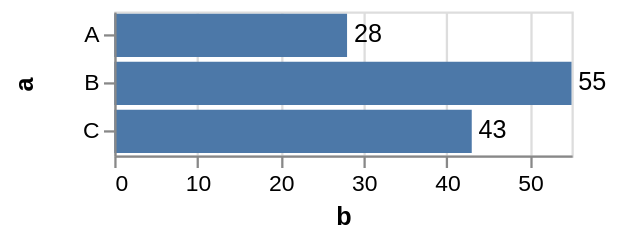

Vega-Lite specification for this chart:
### Vega specification from a JSON file in a GitHub repository (floating-point values rounded to 4 significant figures)
{"$schema": "https://vega.github.io/schema/vega/v4.json", "description": "A simple bar chart with embedded data.", "autosize": "pad", "padding": 5, "width": 200, "style": "cell", "data": [{"name": "source_0", "values": [{"a": "A", "b": 28}, {"a": "B", "b": 55}, {"a": "C", "b": 43}]}], "signals": [{"name": "y_step", "value": 21}, {"name": "height", "update": "bandspace(domain('y').length, 0.1, 0.05) * y_step"}], "marks": [{"name": "layer_0_marks", "type": "rect", "style": ["bar"], "from": {"data": "source_0"}, "encode": {"update": {"fill": [{"test": "datum[\"b\"] === null || isNaN(datum[\"b\"])", "value": null}, {"value": "#4c78a8"}], "tooltip": {"signal": "{\"b\": format(datum[\"b\"], \"\"), \"a\": ''+datum[\"a\"]}"}, "x": {"scale": "x", "field": "b"}, "x2": {"scale": "x", "value": 0}, "y": {"scale": "y", "field": "a"}, "height": {"scale": "y", "band": true}}}}, {"name": "layer_1_marks", "type": "text", "style": ["text"], "from": {"data": "source_0"}, "encode": {"update": {"align": {"value": "left"}, "baseline": {"value": "middle"}, "dx": {"value": 3}, "fill": [{"test": "datum[\"b\"] === null || isNaN(datum[\"b\"])", "value": null}, {"value": "black"}], "tooltip": {"signal": "{\"b\": format(datum[\"b\"], \"\"), \"a\": ''+datum[\"a\"]}"}, "x": {"scale": "x", "field": "b"}, "y": {"scale": "y", "field": "a", "band": 0.5}, "text": {"signal": "format(datum[\"b\"], \"\")"}}}}], "scales": [{"name": "x", "type": "linear", "domain": {"data": "source_0", "field": "b"}, "range": [0, {"signal": "width"}], "nice": true, "zero": true}, {"name": "y", "type": "band", "domain": {"data": "source_0", "field": "a", "sort": true}, "range": {"step": {"signal": "y_step"}}, "paddingInner": 0.1, "paddingOuter": 0.05}], "axes": [{"scale": "x", "orient": "bottom", "grid": false, "title": "b", "labelFlush": true, "labelOverlap": true, "tickCount": {"signal": "ceil(width/40)"}, "zindex": 1}, {"scale": "x", "orient": "bottom", "gridScale": "y", "grid": true, "tickCount": {"signal": "ceil(width/40)"}, "domain": false, "labels": false, "maxExtent": 0, "minExtent": 0, "ticks": false, "zindex": 0}, {"scale": "y", "orient": "left", "grid": false, "title": "a", "labelOverlap": true, "zindex": 1}], "config": {"axisY": {"minExtent": 30}, "legend": {"gradientLength": 185}}}
